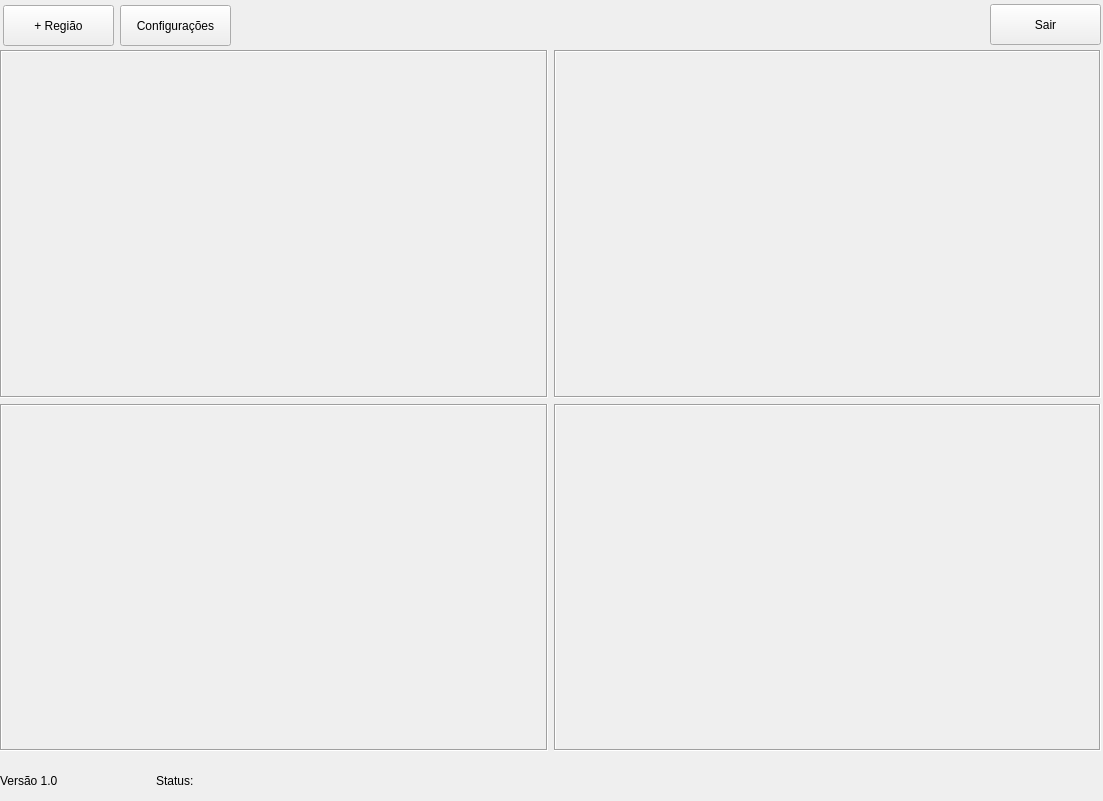
<?xml version="1.0" encoding="UTF-8"?>
<ui version="4.0">
 <class>formInitGui</class>
 <widget class="QWidget" name="formInitGui">
  <property name="windowModality">
   <enum>Qt::WindowModal</enum>
  </property>
  <property name="geometry">
   <rect>
    <x>0</x>
    <y>0</y>
    <width>1103</width>
    <height>801</height>
   </rect>
  </property>
  <property name="sizePolicy">
   <sizepolicy hsizetype="Maximum" vsizetype="Maximum">
    <horstretch>0</horstretch>
    <verstretch>0</verstretch>
   </sizepolicy>
  </property>
  <property name="acceptDrops">
   <bool>true</bool>
  </property>
  <property name="windowTitle">
   <string>Portão Virtual</string>
  </property>
  <widget class="QWidget" name="gridLayoutWidget">
   <property name="geometry">
    <rect>
     <x>0</x>
     <y>50</y>
     <width>1101</width>
     <height>701</height>
    </rect>
   </property>
   <layout class="QGridLayout" name="gridCam">
    <property name="sizeConstraint">
     <enum>QLayout::SetMaximumSize</enum>
    </property>
    <property name="leftMargin">
     <number>0</number>
    </property>
    <item row="0" column="0">
     <widget class="QLabel" name="lblCam1">
      <property name="sizePolicy">
       <sizepolicy hsizetype="Expanding" vsizetype="Expanding">
        <horstretch>0</horstretch>
        <verstretch>0</verstretch>
       </sizepolicy>
      </property>
      <property name="frameShape">
       <enum>QFrame::Box</enum>
      </property>
      <property name="frameShadow">
       <enum>QFrame::Sunken</enum>
      </property>
      <property name="midLineWidth">
       <number>0</number>
      </property>
      <property name="text">
       <string/>
      </property>
     </widget>
    </item>
    <item row="1" column="0">
     <widget class="QLabel" name="lblCam3">
      <property name="sizePolicy">
       <sizepolicy hsizetype="Expanding" vsizetype="Expanding">
        <horstretch>0</horstretch>
        <verstretch>0</verstretch>
       </sizepolicy>
      </property>
      <property name="frameShape">
       <enum>QFrame::Box</enum>
      </property>
      <property name="frameShadow">
       <enum>QFrame::Sunken</enum>
      </property>
      <property name="text">
       <string/>
      </property>
     </widget>
    </item>
    <item row="1" column="1">
     <widget class="QLabel" name="lblCam4">
      <property name="sizePolicy">
       <sizepolicy hsizetype="Expanding" vsizetype="Expanding">
        <horstretch>0</horstretch>
        <verstretch>0</verstretch>
       </sizepolicy>
      </property>
      <property name="frameShape">
       <enum>QFrame::Box</enum>
      </property>
      <property name="frameShadow">
       <enum>QFrame::Sunken</enum>
      </property>
      <property name="text">
       <string/>
      </property>
     </widget>
    </item>
    <item row="0" column="1">
     <widget class="QLabel" name="lblCam2">
      <property name="sizePolicy">
       <sizepolicy hsizetype="Expanding" vsizetype="Expanding">
        <horstretch>0</horstretch>
        <verstretch>0</verstretch>
       </sizepolicy>
      </property>
      <property name="frameShape">
       <enum>QFrame::Box</enum>
      </property>
      <property name="frameShadow">
       <enum>QFrame::Sunken</enum>
      </property>
      <property name="text">
       <string/>
      </property>
     </widget>
    </item>
   </layout>
  </widget>
  <widget class="QPushButton" name="btnInitAddRegiao">
   <property name="geometry">
    <rect>
     <x>3</x>
     <y>5</y>
     <width>111</width>
     <height>41</height>
    </rect>
   </property>
   <property name="text">
    <string>+ Região</string>
   </property>
  </widget>
  <widget class="QPushButton" name="btnInitSair">
   <property name="geometry">
    <rect>
     <x>990</x>
     <y>4</y>
     <width>111</width>
     <height>41</height>
    </rect>
   </property>
   <property name="text">
    <string>Sair</string>
   </property>
  </widget>
  <widget class="QPushButton" name="btnInitConfig">
   <property name="geometry">
    <rect>
     <x>120</x>
     <y>5</y>
     <width>111</width>
     <height>41</height>
    </rect>
   </property>
   <property name="text">
    <string>Configurações</string>
   </property>
  </widget>
  <widget class="QWidget" name="horizontalLayoutWidget">
   <property name="geometry">
    <rect>
     <x>0</x>
     <y>760</y>
     <width>1101</width>
     <height>41</height>
    </rect>
   </property>
   <layout class="QHBoxLayout" name="horizontalLayout">
    <item>
     <widget class="QLabel" name="label">
      <property name="sizePolicy">
       <sizepolicy hsizetype="Minimum" vsizetype="Minimum">
        <horstretch>0</horstretch>
        <verstretch>0</verstretch>
       </sizepolicy>
      </property>
      <property name="minimumSize">
       <size>
        <width>150</width>
        <height>0</height>
       </size>
      </property>
      <property name="maximumSize">
       <size>
        <width>100</width>
        <height>16777215</height>
       </size>
      </property>
      <property name="text">
       <string>Versão 1.0</string>
      </property>
     </widget>
    </item>
    <item>
     <widget class="QLabel" name="label_2">
      <property name="sizePolicy">
       <sizepolicy hsizetype="Expanding" vsizetype="Preferred">
        <horstretch>0</horstretch>
        <verstretch>0</verstretch>
       </sizepolicy>
      </property>
      <property name="text">
       <string>Status:</string>
      </property>
     </widget>
    </item>
   </layout>
  </widget>
 </widget>
 <resources/>
 <connections/>
</ui>
